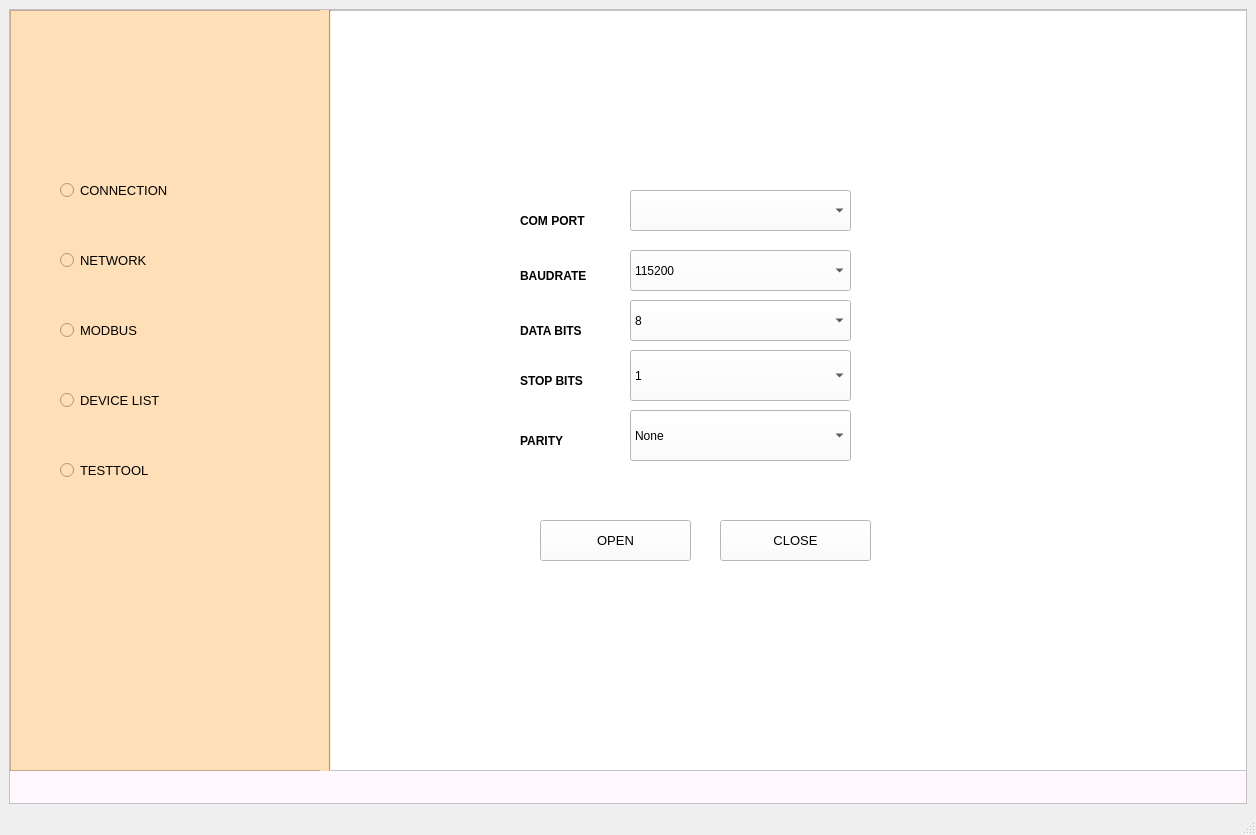
<?xml version="1.0" encoding="UTF-8"?>
<ui version="4.0">
 <class>MainWindow</class>
 <widget class="QMainWindow" name="MainWindow">
  <property name="geometry">
   <rect>
    <x>0</x>
    <y>0</y>
    <width>1256</width>
    <height>835</height>
   </rect>
  </property>
  <property name="windowTitle">
   <string>TEST TOOL</string>
  </property>
  <widget class="QWidget" name="centralwidget">
   <layout class="QVBoxLayout" name="verticalLayout">
    <item>
     <widget class="QScrollArea" name="scrollArea">
      <property name="styleSheet">
       <string notr="true">background-color:rgb(255, 248, 254)
</string>
      </property>
      <property name="widgetResizable">
       <bool>true</bool>
      </property>
      <widget class="QWidget" name="scrollAreaWidgetContents">
       <property name="geometry">
        <rect>
         <x>0</x>
         <y>0</y>
         <width>1232</width>
         <height>760</height>
        </rect>
       </property>
       <widget class="QFrame" name="seial_workspace">
        <property name="geometry">
         <rect>
          <x>320</x>
          <y>0</y>
          <width>1001</width>
          <height>761</height>
         </rect>
        </property>
        <property name="styleSheet">
         <string notr="true">background-color:rgb(255, 255, 255)</string>
        </property>
        <property name="frameShape">
         <enum>QFrame::StyledPanel</enum>
        </property>
        <property name="frameShadow">
         <enum>QFrame::Raised</enum>
        </property>
        <widget class="QPushButton" name="connect">
         <property name="geometry">
          <rect>
           <x>210</x>
           <y>510</y>
           <width>151</width>
           <height>41</height>
          </rect>
         </property>
         <property name="font">
          <font>
           <pointsize>10</pointsize>
          </font>
         </property>
         <property name="text">
          <string>OPEN</string>
         </property>
        </widget>
        <widget class="QComboBox" name="comport">
         <property name="geometry">
          <rect>
           <x>300</x>
           <y>180</y>
           <width>221</width>
           <height>41</height>
          </rect>
         </property>
         <property name="font">
          <font>
           <pointsize>9</pointsize>
          </font>
         </property>
        </widget>
        <widget class="QLabel" name="label_14">
         <property name="geometry">
          <rect>
           <x>190</x>
           <y>200</y>
           <width>81</width>
           <height>21</height>
          </rect>
         </property>
         <property name="font">
          <font>
           <pointsize>9</pointsize>
           <weight>75</weight>
           <bold>true</bold>
          </font>
         </property>
         <property name="text">
          <string>COM PORT</string>
         </property>
        </widget>
        <widget class="QLabel" name="label_16">
         <property name="geometry">
          <rect>
           <x>190</x>
           <y>310</y>
           <width>81</width>
           <height>21</height>
          </rect>
         </property>
         <property name="font">
          <font>
           <pointsize>9</pointsize>
           <weight>75</weight>
           <bold>true</bold>
          </font>
         </property>
         <property name="text">
          <string>DATA BITS </string>
         </property>
        </widget>
        <widget class="QLabel" name="label_17">
         <property name="geometry">
          <rect>
           <x>190</x>
           <y>360</y>
           <width>91</width>
           <height>21</height>
          </rect>
         </property>
         <property name="font">
          <font>
           <pointsize>9</pointsize>
           <weight>75</weight>
           <bold>true</bold>
          </font>
         </property>
         <property name="text">
          <string>STOP BITS</string>
         </property>
        </widget>
        <widget class="QComboBox" name="stopbit">
         <property name="geometry">
          <rect>
           <x>300</x>
           <y>340</y>
           <width>221</width>
           <height>51</height>
          </rect>
         </property>
         <property name="font">
          <font>
           <pointsize>9</pointsize>
          </font>
         </property>
         <item>
          <property name="text">
           <string>1</string>
          </property>
         </item>
         <item>
          <property name="text">
           <string>2</string>
          </property>
         </item>
        </widget>
        <widget class="QComboBox" name="baudrate">
         <property name="geometry">
          <rect>
           <x>300</x>
           <y>240</y>
           <width>221</width>
           <height>41</height>
          </rect>
         </property>
         <property name="font">
          <font>
           <pointsize>9</pointsize>
          </font>
         </property>
         <item>
          <property name="text">
           <string>115200</string>
          </property>
         </item>
         <item>
          <property name="text">
           <string>9600</string>
          </property>
         </item>
         <item>
          <property name="text">
           <string>19200</string>
          </property>
         </item>
         <item>
          <property name="text">
           <string>4800</string>
          </property>
         </item>
        </widget>
        <widget class="QComboBox" name="databit">
         <property name="geometry">
          <rect>
           <x>300</x>
           <y>290</y>
           <width>221</width>
           <height>41</height>
          </rect>
         </property>
         <property name="font">
          <font>
           <pointsize>9</pointsize>
          </font>
         </property>
         <item>
          <property name="text">
           <string>8</string>
          </property>
         </item>
         <item>
          <property name="text">
           <string>7</string>
          </property>
         </item>
        </widget>
        <widget class="QLabel" name="label_18">
         <property name="geometry">
          <rect>
           <x>190</x>
           <y>420</y>
           <width>71</width>
           <height>21</height>
          </rect>
         </property>
         <property name="font">
          <font>
           <pointsize>9</pointsize>
           <weight>75</weight>
           <bold>true</bold>
          </font>
         </property>
         <property name="text">
          <string>PARITY </string>
         </property>
        </widget>
        <widget class="QComboBox" name="parity">
         <property name="geometry">
          <rect>
           <x>300</x>
           <y>400</y>
           <width>221</width>
           <height>51</height>
          </rect>
         </property>
         <property name="font">
          <font>
           <pointsize>9</pointsize>
          </font>
         </property>
         <item>
          <property name="text">
           <string>None</string>
          </property>
         </item>
         <item>
          <property name="text">
           <string>1</string>
          </property>
         </item>
        </widget>
        <widget class="QLabel" name="label_15">
         <property name="geometry">
          <rect>
           <x>190</x>
           <y>250</y>
           <width>91</width>
           <height>31</height>
          </rect>
         </property>
         <property name="font">
          <font>
           <pointsize>9</pointsize>
           <weight>75</weight>
           <bold>true</bold>
          </font>
         </property>
         <property name="text">
          <string>BAUDRATE</string>
         </property>
        </widget>
        <widget class="QPushButton" name="close">
         <property name="geometry">
          <rect>
           <x>390</x>
           <y>510</y>
           <width>151</width>
           <height>41</height>
          </rect>
         </property>
         <property name="font">
          <font>
           <pointsize>10</pointsize>
          </font>
         </property>
         <property name="text">
          <string>CLOSE</string>
         </property>
        </widget>
       </widget>
       <widget class="QFrame" name="list">
        <property name="geometry">
         <rect>
          <x>0</x>
          <y>0</y>
          <width>321</width>
          <height>761</height>
         </rect>
        </property>
        <property name="styleSheet">
         <string notr="true">background-color:rgb(255, 223, 183)</string>
        </property>
        <property name="frameShape">
         <enum>QFrame::StyledPanel</enum>
        </property>
        <property name="frameShadow">
         <enum>QFrame::Raised</enum>
        </property>
        <widget class="QRadioButton" name="serial">
         <property name="geometry">
          <rect>
           <x>50</x>
           <y>170</y>
           <width>151</width>
           <height>21</height>
          </rect>
         </property>
         <property name="font">
          <font>
           <pointsize>10</pointsize>
          </font>
         </property>
         <property name="text">
          <string>CONNECTION</string>
         </property>
        </widget>
        <widget class="QRadioButton" name="network">
         <property name="geometry">
          <rect>
           <x>50</x>
           <y>240</y>
           <width>111</width>
           <height>21</height>
          </rect>
         </property>
         <property name="font">
          <font>
           <family>Segoe UI</family>
           <pointsize>10</pointsize>
          </font>
         </property>
         <property name="text">
          <string>NETWORK</string>
         </property>
        </widget>
        <widget class="QRadioButton" name="modbus">
         <property name="geometry">
          <rect>
           <x>50</x>
           <y>310</y>
           <width>101</width>
           <height>21</height>
          </rect>
         </property>
         <property name="font">
          <font>
           <pointsize>10</pointsize>
          </font>
         </property>
         <property name="text">
          <string>MODBUS</string>
         </property>
        </widget>
        <widget class="QRadioButton" name="device">
         <property name="geometry">
          <rect>
           <x>50</x>
           <y>380</y>
           <width>131</width>
           <height>21</height>
          </rect>
         </property>
         <property name="font">
          <font>
           <pointsize>10</pointsize>
          </font>
         </property>
         <property name="text">
          <string>DEVICE LIST</string>
         </property>
        </widget>
        <widget class="QRadioButton" name="testtool">
         <property name="geometry">
          <rect>
           <x>50</x>
           <y>450</y>
           <width>111</width>
           <height>21</height>
          </rect>
         </property>
         <property name="font">
          <font>
           <pointsize>10</pointsize>
          </font>
         </property>
         <property name="text">
          <string>TESTTOOL</string>
         </property>
        </widget>
        <widget class="Line" name="line">
         <property name="geometry">
          <rect>
           <x>310</x>
           <y>0</y>
           <width>20</width>
           <height>761</height>
          </rect>
         </property>
         <property name="font">
          <font>
           <weight>50</weight>
           <bold>false</bold>
          </font>
         </property>
         <property name="orientation">
          <enum>Qt::Vertical</enum>
         </property>
        </widget>
        <zorder>serial</zorder>
        <zorder>modbus</zorder>
        <zorder>device</zorder>
        <zorder>testtool</zorder>
        <zorder>line</zorder>
        <zorder>network</zorder>
       </widget>
      </widget>
     </widget>
    </item>
   </layout>
  </widget>
  <widget class="QStatusBar" name="statusbar"/>
  <widget class="QMenuBar" name="menubar">
   <property name="geometry">
    <rect>
     <x>0</x>
     <y>0</y>
     <width>1256</width>
     <height>26</height>
    </rect>
   </property>
  </widget>
 </widget>
 <resources/>
 <connections/>
</ui>
